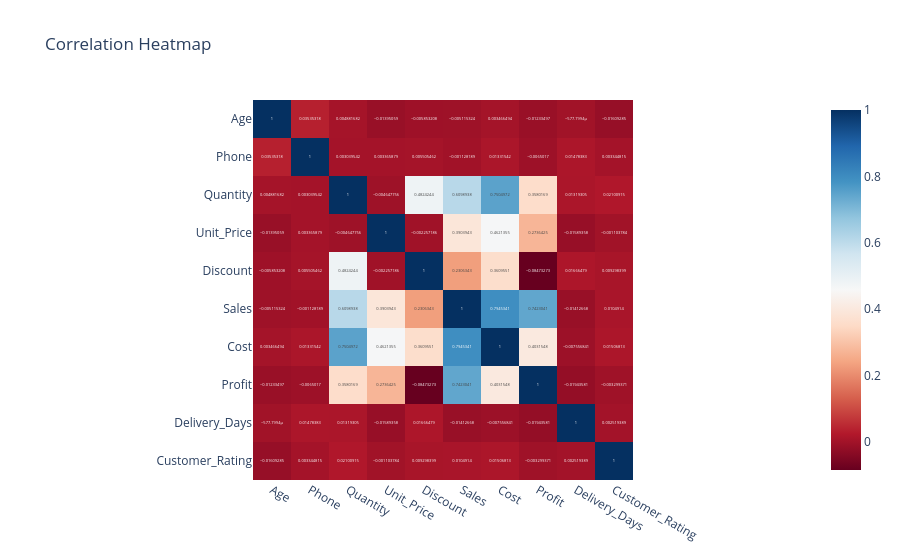

The notebook cell this image was saved under:
### Markdown cell above
**Code Cell 5
Heatmap with Color Scale**

### Code cell
fig = px.imshow(

    corr,

    text_auto=True,

    color_continuous_scale="RdBu",

    title="Correlation Heatmap"

)

fig.show()

### Figure 1 — Plotly figure (JSON) as saved in the notebook; plotly's stock layout.template omitted (floating-point values rounded to 4 significant figures)
{"data": [{"coloraxis": "coloraxis", "hovertemplate": "x: %{x}<br>y: %{y}<br>color: %{z}<extra></extra>", "name": "0", "texttemplate": "%{z}", "type": "heatmap", "x": ["Age", "Phone", "Quantity", "Unit_Price", "Discount", "Sales", "Cost", "Profit", "Delivery_Days", "Customer_Rating"], "xaxis": "x", "y": ["Age", "Phone", "Quantity", "Unit_Price", "Discount", "Sales", "Cost", "Profit", "Delivery_Days", "Customer_Rating"], "yaxis": "y", "z": [[1.0, 0.03535, 0.004882, -0.01395, -0.005853, -0.005115, 0.003466, -0.01233, -0.0005778, -0.01609], [0.03535, 1.0, 0.00304, 0.003366, 0.005505, -0.001128, 0.01332, -0.006502, 0.01478, 0.003345], [0.004882, 0.00304, 1.0, -0.004648, 0.4824, 0.6099, 0.7505, 0.358, 0.01319, 0.02101], [-0.01395, 0.003366, -0.004648, 1.0, -0.002257, 0.3904, 0.4621, 0.2736, -0.01589, -0.001104], [-0.005853, 0.005505, 0.4824, -0.002257, 1.0, 0.2306, 0.361, -0.08473, 0.01666, 0.009298], [-0.005115, -0.001128, 0.6099, 0.3904, 0.2306, 1.0, 0.7945, 0.7423, -0.01413, 0.01049], [0.003466, 0.01332, 0.7505, 0.4621, 0.361, 0.7945, 1.0, 0.4032, -0.007557, 0.01507], [-0.01233, -0.006502, 0.358, 0.2736, -0.08473, 0.7423, 0.4032, 1.0, -0.01944, -0.003299], [-0.0005778, 0.01478, 0.01319, -0.01589, 0.01666, -0.01413, -0.007557, -0.01944, 1.0, 0.002519], [-0.01609, 0.003345, 0.02101, -0.001104, 0.009298, 0.01049, 0.01507, -0.003299, 0.002519, 1.0]]}], "layout": {"coloraxis": {"autocolorscale": false, "colorscale": [[0, "rgb(103,0,31)"], [0.1, "rgb(178,24,43)"], [0.2, "rgb(214,96,77)"], [0.3, "rgb(244,165,130)"], [0.4, "rgb(253,219,199)"], [0.5, "rgb(247,247,247)"], [0.6, "rgb(209,229,240)"], [0.7, "rgb(146,197,222)"], [0.8, "rgb(67,147,195)"], [0.9, "rgb(33,102,172)"], [1, "rgb(5,48,97)"]]}, "title": {"text": "Correlation Heatmap"}, "xaxis": {"anchor": "y", "constrain": "domain", "domain": [0, 1], "scaleanchor": "y"}, "yaxis": {"anchor": "x", "autorange": "reversed", "constrain": "domain", "domain": [0, 1]}}}
